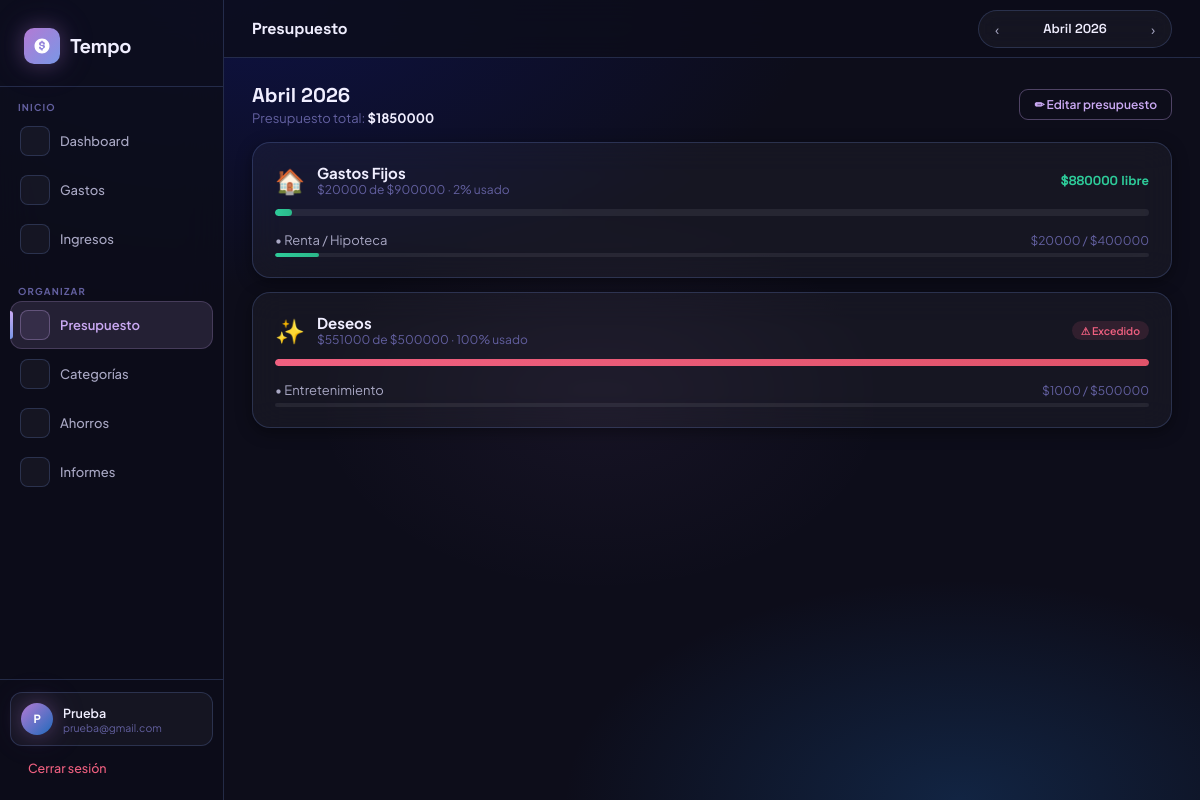
Screenshot of /presupuesto/ (signed in) with the database file from the repository.
### core/models.py (models this page shows, shortened)
class PresupuestoTotal(models.Model):
    usuario = models.ForeignKey(User, on_delete=models.CASCADE, related_name='presupuestos_totales')
    mes = models.IntegerField()
    anio = models.IntegerField()
    monto = models.DecimalField(max_digits=12, decimal_places=2, default=0)
    class Meta:
        unique_together = ['usuario', 'mes', 'anio']

class Categoria(models.Model):
    TIPOS = [
        ('gastos_fijos', 'Gastos Fijos'),
        ('deseos', 'Deseos'),
        ('ahorros', 'Ahorros'),
        ('custom', 'Personalizada'),
    ]
    usuario = models.ForeignKey(User, on_delete=models.CASCADE, related_name='categorias')
    nombre = models.CharField(max_length=100)
    icono = models.CharField(max_length=10, default='📂')
    tipo = models.CharField(max_length=20, choices=TIPOS, default='custom')
    orden = models.IntegerField(default=0)
    activa = models.BooleanField(default=True)
    class Meta:
        ordering = ['orden', 'nombre']

class Presupuesto(models.Model):
    usuario = models.ForeignKey(User, on_delete=models.CASCADE, related_name='presupuestos')
    categoria = models.ForeignKey(Categoria, on_delete=models.CASCADE, related_name='presupuestos')
    mes = models.IntegerField()
    anio = models.IntegerField()
    monto = models.DecimalField(max_digits=12, decimal_places=2, default=0)
    class Meta:
        unique_together = ['usuario', 'categoria', 'mes', 'anio']

class Subcategoria(models.Model):
    categoria = models.ForeignKey(Categoria, on_delete=models.CASCADE, related_name='subcategorias')
    nombre = models.CharField(max_length=100)
    icono = models.CharField(max_length=10, default='•')
    class Meta:
        ordering = ['nombre']

class PresupuestoSubcategoria(models.Model):
    usuario = models.ForeignKey(User, on_delete=models.CASCADE, related_name='presupuestos_sub')
    subcategoria = models.ForeignKey(Subcategoria, on_delete=models.CASCADE, related_name='presupuestos')
    mes = models.IntegerField()
    anio = models.IntegerField()
    monto = models.DecimalField(max_digits=12, decimal_places=2, default=0)
    class Meta:
        unique_together = ['usuario', 'subcategoria', 'mes', 'anio']

### core/views.py (the view)
# urls.py: path('presupuesto/', views.presupuesto_view, name='presupuesto'),
@login_required
def presupuesto_view(request):
    hoy  = date.today()
    mes  = int(request.GET.get('mes', hoy.month))
    anio = int(request.GET.get('anio', hoy.year))
    categorias = Categoria.objects.filter(
        usuario=request.user, activa=True
    ).exclude(tipo='ahorros').prefetch_related('subcategorias')
    presupuesto_total = PresupuestoTotal.objects.filter(
        usuario=request.user, mes=mes, anio=anio
    ).first()
    cat_pres = []
    for cat in categorias:
        pres = Presupuesto.objects.filter(
            usuario=request.user, categoria=cat, mes=mes, anio=anio
        ).first()
        gastado_cat = Gasto.objects.filter(
            usuario=request.user, categoria=cat, fecha__month=mes, fecha__year=anio
        ).aggregate(t=Sum('monto'))['t'] or Decimal('0')
        subs = []
        for sub in cat.subcategorias.all():
            sp = PresupuestoSubcategoria.objects.filter(
                usuario=request.user, subcategoria=sub, mes=mes, anio=anio
            ).first()
            gastado_sub = Gasto.objects.filter(
                usuario=request.user, subcategoria=sub, fecha__month=mes, fecha__year=anio
            ).aggregate(t=Sum('monto'))['t'] or Decimal('0')
            presupuesto_sub = sp.monto if sp else Decimal('0')
            pct_sub = int(gastado_sub / presupuesto_sub * 100) if presupuesto_sub > 0 else 0
            subs.append({
                'sub':          sub,
                'monto':        presupuesto_sub,
                'gastado':      gastado_sub,
                'porcentaje':   min(pct_sub, 100),
                'excedido':     gastado_sub > presupuesto_sub and presupuesto_sub > 0,
                'disponible':   max(presupuesto_sub - gastado_sub, Decimal('0')),
            })
        monto_pres = pres.monto if pres else Decimal('0')
        pct_cat = int(gastado_cat / monto_pres * 100) if monto_pres > 0 else 0
        cat_pres.append({
            'cat':         cat,
            'monto':       monto_pres,
            'gastado':     gastado_cat,
            'porcentaje':  min(pct_cat, 100),
            'excedido':    gastado_cat > monto_pres and monto_pres > 0,
            'disponible':  max(monto_pres - gastado_cat, Decimal('0')),
            'subcategorias': subs,
        })
    mes_ant  = mes - 1 if mes > 1 else 12
    anio_ant = anio if mes > 1 else anio - 1
    mes_sig  = mes + 1 if mes < 12 else 1
    anio_sig = anio if mes < 12 else anio + 1
    return render(request, 'presupuesto.html', {
        'presupuesto_total': presupuesto_total,
        'cat_pres':   cat_pres,
        'mes': mes, 'anio': anio, 'mes_nombre': MESES[mes],
        'mes_ant': mes_ant, 'anio_ant': anio_ant,
        'mes_sig': mes_sig, 'anio_sig': anio_sig,
    })

### templates/presupuesto.html (shortened to what this page needs)
{% extends 'base.html' %}
{% block page_title %}Presupuesto{% endblock %}
{% block topbar_right %}
<div class="month-nav">
  <a href="?mes={{ mes_ant }}&anio={{ anio_ant }}" class="mnav-btn">‹</a>
  <span class="mnav-label">{{ mes_nombre }} {{ anio }}</span>
  <a href="?mes={{ mes_sig }}&anio={{ anio_sig }}" class="mnav-btn">›</a>
</div>
{% endblock %}
{% block content %}
{% if presupuesto_total or cat_pres %}
<div id="vistaMode">
  <div class="flex-between mb-4">
    <div>
      <h2 style="font-family:'Space Grotesk',sans-serif;font-size:20px;font-weight:700;">{{ mes_nombre }} {{ anio }}</h2>
      <p style="font-size:13px;color:var(--text3);margin-top:2px;">Presupuesto total: <strong style="color:var(--text);">${{ presupuesto_total.monto|default:0|floatformat:0 }}</strong></p>
    </div>
    <button class="btn btn-outline btn-sm" onclick="toggleEditar()">✏ Editar presupuesto</button>
  </div>
  <div style="display:flex;flex-direction:column;gap:14px;" id="vistaCategorias">
    {% for item in cat_pres %}
    <div class="card" style="padding:20px 22px;">
      <div class="flex-between mb-3">
        <div class="flex-center gap-3">
          <span style="font-size:24px;">{{ item.cat.icono }}</span>
          <div>
            <div style="font-weight:700;font-size:15px;">{{ item.cat.nombre }}</div>
            <div style="font-size:12px;color:var(--text3);">
              ${{ item.gastado|floatformat:0 }} de ${{ item.monto|floatformat:0 }}
              {% if item.monto > 0 %}· {{ item.porcentaje }}% usado{% endif %}
            </div>
          </div>
        </div>
        {% if item.excedido %}
        <span class="badge badge-red">⚠ Excedido</span>
        {% elif item.monto > 0 %}
        <span style="font-family:'Space Grotesk',sans-serif;font-size:13px;font-weight:700;color:var(--mint);">${{ item.disponible|floatformat:0 }} libre</span>
        {% endif %}
      </div>
      {% if item.monto > 0 %}
      <div class="progress mb-4" style="height:7px;">
        <div class="progress-fill {% if item.excedido %}p-danger{% elif item.porcentaje > 80 %}p-accent{% else %}p-mint{% endif %}"
             style="width:{{ item.porcentaje }}%;"></div>
      </div>
      {% endif %}
      {% if item.subcategorias %}
      <div style="display:flex;flex-direction:column;gap:8px;">
        {% for si in item.subcategorias %}
        {% if si.monto > 0 %}
        <div class="sub-row" style="position:relative;"
             data-nombre="{{ si.sub.nombre }}"
             data-gastado="{{ si.gastado|floatformat:0 }}"
             data-presupuesto="{{ si.monto|floatformat:0 }}"
             data-disponible="{{ si.disponible|floatformat:0 }}"
             data-excedido="{% if si.excedido %}1{% else %}0{% endif %}">
          <div class="flex-between" style="margin-bottom:5px;">
            <span style="font-size:13px;color:var(--text2);">{{ si.sub.icono }} {{ si.sub.nombre }}</span>
            <span style="font-size:12px;color:{% if si.excedido %}var(--red){% else %}var(--text3){% endif %};">
              ${{ si.gastado|floatformat:0 }} / ${{ si.monto|floatformat:0 }}
            </span>
          </div>
          <div class="progress" style="height:4px;">
            <div class="progress-fill {% if si.excedido %}p-danger{% elif si.porcentaje > 80 %}p-accent{% else %}p-mint{% endif %}"
                 style="width:{{ si.porcentaje }}%;"></div>
          </div>
        </div>
        {% endif %}
        {% endfor %}
      </div>
      {% endif %}
    </div>
    {% empty %}
    <div class="empty">
      <div class="empty-emoji">🏷️</div>
      <div class="empty-msg">Sin categorías. <a href="{% url 'categorias' %}" style="color:var(--text);font-weight:600;">Créalas aquí →</a></div>
    </div>
    {% endfor %}
  </div>
</div>
{% endif %}
{% endblock %}

### templates/base.html (shortened to what this page needs)
<!DOCTYPE html>
<html lang="es">
<head>
  {% load static %}
  <link rel="stylesheet" href="{% static 'css/tempo.css' %}">
  <link rel='stylesheet' href='https://cdn-uicons.flaticon.com/2.6.0/uicons-regular-rounded/css/uicons-regular-rounded.css'>
  <link rel='stylesheet' href='https://cdn-uicons.flaticon.com/2.6.0/uicons-bold-rounded/css/uicons-bold-rounded.css'>
  <link rel='stylesheet' href='https://cdn-uicons.flaticon.com/2.6.0/uicons-solid-rounded/css/uicons-solid-rounded.css'>
  <link rel="stylesheet" href="https://cdn-uicons.flaticon.com/uicons-regular-rounded/css/uicons-regular-rounded.css">
  <link rel="stylesheet" href="https://cdn-uicons.flaticon.com/uicons-solid-rounded/css/uicons-solid-rounded.css">
</head>
<body>
{% if user.is_authenticated %}
<aside class="sidebar" id="sidebar">
  <div class="sidebar-top">
    <a href="{% url 'dashboard' %}" class="brand">
      <div class="brand-mark">
      </div>
      <span class="brand-wordmark">Tempo</span>
    </a>
  </div>
  <nav class="nav">
    <div class="nav-group">
      <div class="nav-group-label">Inicio</div>
      <a href="{% url 'dashboard' %}" class="nav-link {% if request.resolver_match.url_name == 'dashboard' %}active{% endif %}">
        <div class="nav-icon"></div> Dashboard
      </a>
      <a href="{% url 'gastos' %}" class="nav-link {% if 'gasto' in request.resolver_match.url_name %}active{% endif %}">
        <div class="nav-icon"></div> Gastos
      </a>
      <a href="{% url 'ingresos' %}" class="nav-link {% if 'ingreso' in request.resolver_match.url_name %}active{% endif %}">
        <div class="nav-icon"></div> Ingresos
      </a>
    </div>
    <div class="nav-group">
      <div class="nav-group-label">Organizar</div>
      <a href="{% url 'presupuesto' %}" class="nav-link {% if 'presupuesto' in request.resolver_match.url_name %}active{% endif %}">
        <div class="nav-icon"></div> Presupuesto
      </a>
      <a href="{% url 'categorias' %}" class="nav-link {% if 'categoria' in request.resolver_match.url_name %}active{% endif %}">
        <div class="nav-icon"></div> Categorías
      </a>
      <a href="{% url 'ahorros' %}" class="nav-link {% if 'ahorro' in request.resolver_match.url_name %}active{% endif %}">
        <div class="nav-icon"></div> Ahorros
      </a>
      <a href="{% url 'informes' %}" class="nav-link {% if 'informe' in request.resolver_match.url_name %}active{% endif %}">
        <div class="nav-icon"></div> Informes
      </a>
    </div>
  </nav>
  <div class="sidebar-footer">
    <div class="user-pill">
      <div class="avatar">{{ user.first_name|first|upper }}{% if user.last_name %}{{ user.last_name|first|upper }}{% endif %}</div>
      <div class="user-meta">
        <div class="user-name">{{ user.first_name|default:user.username }}</div>
        <div class="user-email">{{ user.email }}</div>
      </div>
    </div>
    <a href="{% url 'logout' %}" class="logout-link">
      Cerrar sesión
    </a>
  </div>
</aside>
<div class="main">
  <header class="topbar">
    <div class="flex-center gap-3">
      <span class="page-heading">{% block page_title %}Tempo{% endblock %}</span>
    </div>
    <div class="flex-center gap-2">{% block topbar_right %}{% endblock %}</div>
  </header>
  <div class="content">{% block content %}{% endblock %}</div>
</div>
{% else %}
{% block auth_content %}{% endblock %}
{% endif %}
</body>
</html>

### templates/presupuesto.html (style rules this page uses)
.sub-row { position: relative; cursor: default; }

### rows the page displays
PresupuestoTotal: monto "1850000"
Categoria: cat.icono "🏠", cat.nombre "Gastos Fijos", gastado "20000", monto "900000", porcentaje "2", disponible "880000"
Subcategoria: sub.icono "•", sub.nombre "Renta / Hipoteca", gastado "20000", monto "400000", {{ si.porcentaje }} 5 (drawn)
Categoria: cat.icono "✨", cat.nombre "Deseos", gastado "551000", monto "500000", porcentaje "100", shows "⚠ Excedido"
Subcategoria: sub.icono "•", sub.nombre "Entretenimiento", gastado "1000", monto "500000"

### other values shown
{{ user.first_name|first|upper }} "P"
{{ user.first_name|default:user.username }} "Prueba"
{{ user.email }} "prueba@gmail.com"
{{ mes_nombre }} "Abril"
{{ anio }} "2026"
